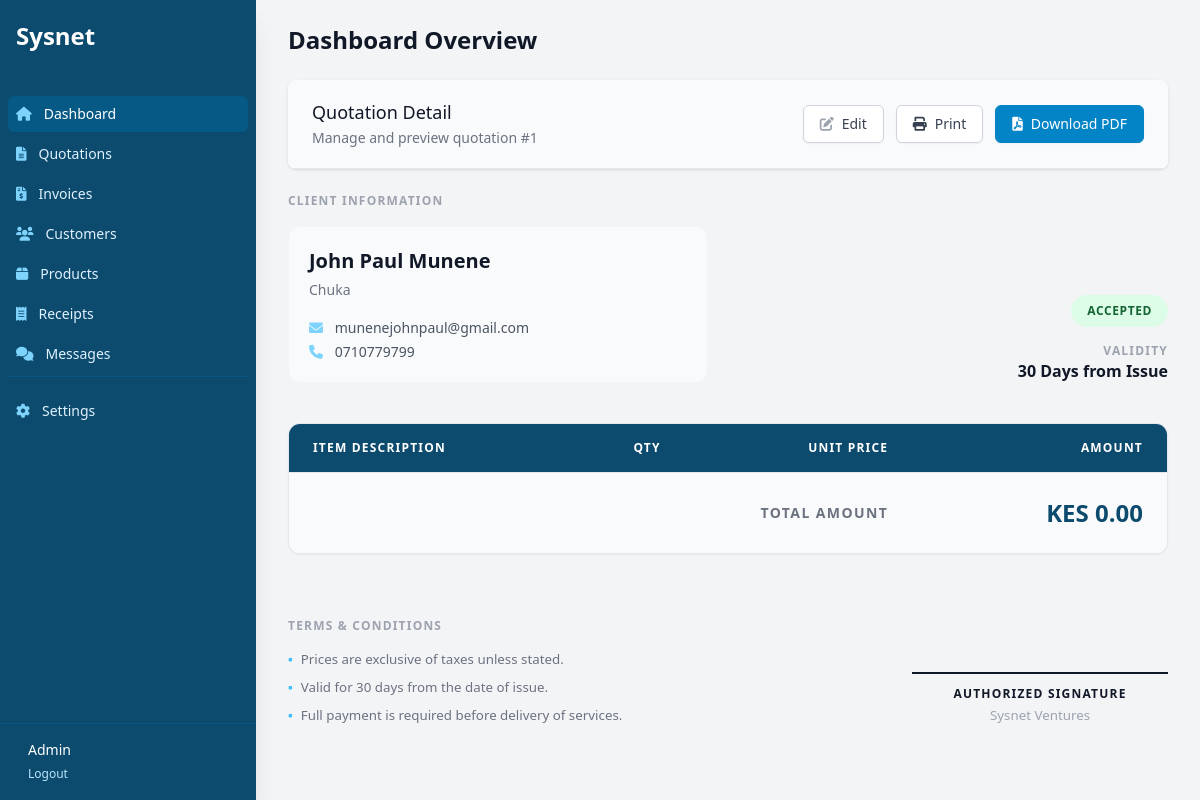
/billing/quotation/1/ (signed in), run on an earlier commit of the app's database.
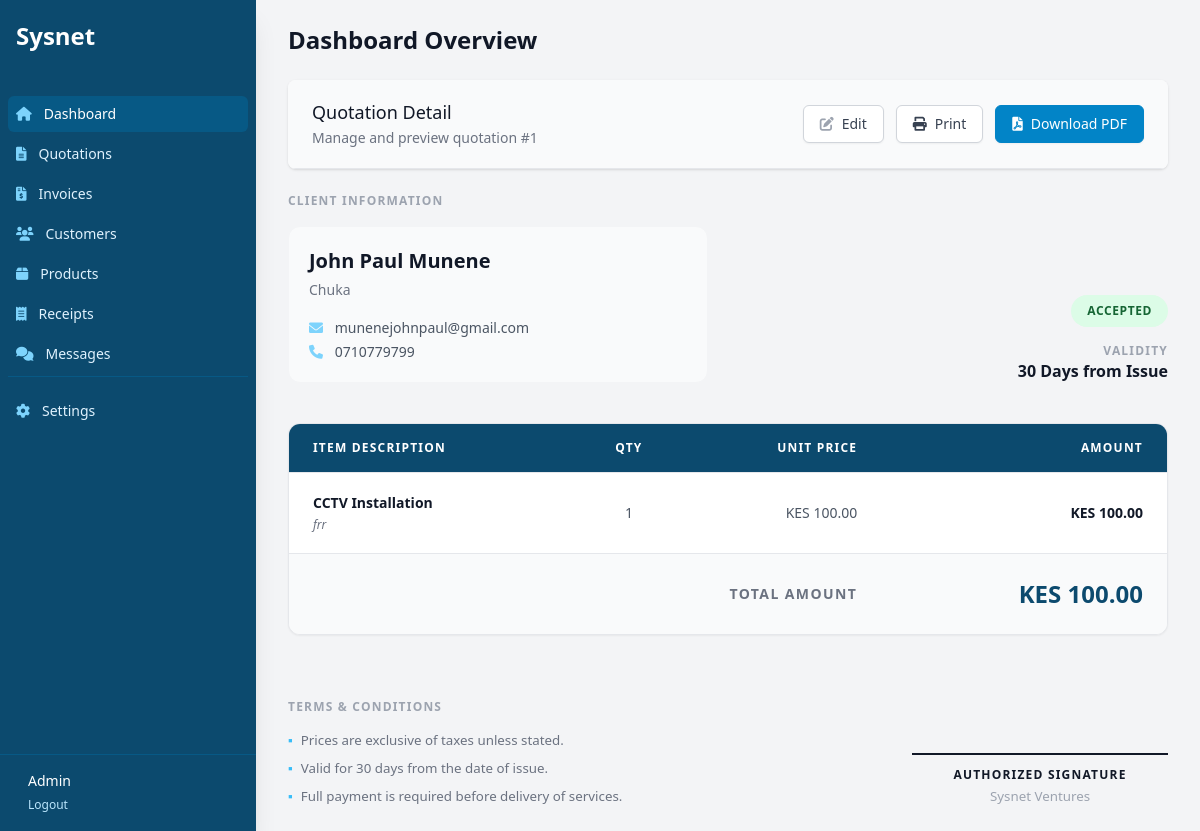
And on a later commit of the database.
### billing/models.py (models this page shows, shortened)
class Quotation(models.Model):
    DRAFT = 'draft'
    SENT = 'sent'
    ACCEPTED = 'accepted'
    REJECTED = 'rejected'
    STATUS_CHOICES = [
        (DRAFT, 'Draft'),
        (SENT, 'Sent'),
        (ACCEPTED, 'Accepted'),
        (REJECTED, 'Rejected'),
    ]
    customer = models.ForeignKey(Customer, on_delete=models.CASCADE)
    date = models.DateField(default=timezone.now)
    status = models.CharField(max_length=10, choices=STATUS_CHOICES, default=DRAFT)
    created_at = models.DateTimeField(auto_now_add=True)
    @property
    def total_amount(self):
        return self.items.aggregate(total=Sum(models.F('quantity') * models.F('unit_price')))['total'] or 0

class Customer(models.Model):
    name = models.CharField(max_length=200)
    email = models.EmailField(blank=True, null=True)
    phone = models.CharField(max_length=20, blank=True, null=True)
    address = models.TextField(blank=True, null=True)
    created_at = models.DateTimeField(auto_now_add=True)

class QuotationItem(models.Model):
    quotation = models.ForeignKey(Quotation, related_name='items', on_delete=models.CASCADE)
    product = models.ForeignKey(Product, on_delete=models.SET_NULL, null=True)
    description = models.CharField(max_length=255) # Snapshot of product name or custom desc
    quantity = models.PositiveIntegerField(default=1)
    unit_price = models.DecimalField(max_digits=10, decimal_places=2)
    @property
    def total_price(self):
        return self.quantity * self.unit_price

class Product(models.Model):
    SERVICE = 'service'
    PRODUCT = 'product'
    TYPE_CHOICES = [
        (SERVICE, 'Service'),
        (PRODUCT, 'Product'),
    ]
    name = models.CharField(max_length=200)
    description = models.TextField(blank=True, null=True)
    price = models.DecimalField(max_digits=10, decimal_places=2)
    product_type = models.CharField(max_length=10, choices=TYPE_CHOICES, default=SERVICE)

class CompanyProfile(models.Model):
    name = models.CharField(max_length=200, default="Sysnet Ventures")
    logo = models.ImageField(upload_to='logos/', blank=True, null=True)
    email = models.EmailField(blank=True)
    phone = models.CharField(max_length=20, blank=True)
    address = models.TextField(blank=True)
    website = models.URLField(blank=True)
    tax_number = models.CharField(max_length=50, blank=True, verbose_name="Tax/PIN Number")
    class Meta:
        verbose_name_plural = "Company Profile"

### billing/views.py (the view)
# urls.py: path('quotation/<int:pk>/', views.quotation_detail, name='quotation_detail'),
@login_required
def quotation_detail(request, pk):
    quotation = get_object_or_404(Quotation, pk=pk)
    company = CompanyProfile.objects.first()
    return render(request, 'billing/quotation_detail.html', {'quotation': quotation, 'company': company})

### billing/context_processors.py (called while the page is built)
def company_info(request):
    return {
        'company': CompanyProfile.objects.first()
    }

def unread_count(request):
    if request.user.is_authenticated:
        return {'unread_count': ContactMessage.objects.filter(is_read=False).count()}
    return {'unread_count': 0}

### templates/billing/quotation_detail.html (shortened to what the changed rows need)
{% extends 'billing/base_dashboard.html' %}
{% block dashboard_content %}
<div class="bg-white shadow overflow-hidden sm:rounded-lg mb-6 no-print">
    <div class="px-4 py-5 sm:px-6 flex justify-between items-center bg-gray-50 border-b border-gray-200">
        <div>
            <h3 class="text-lg leading-6 font-medium text-gray-900">Quotation Detail</h3>
            <p class="mt-1 max-w-2xl text-sm text-gray-500">Manage and preview quotation #{{ quotation.id }}</p>
        </div>
    </div>
</div>
<div class="grid grid-cols-1 md:grid-cols-2 gap-10 mb-10">
    <div>
        <div class="bg-gray-50 p-5 rounded-xl border border-gray-100">
            <p class="text-xl font-black text-gray-900 mb-1">{{ quotation.customer.name }}</p>
            <p class="text-gray-500 text-sm leading-relaxed mb-4">{{ quotation.customer.address|linebreaksbr }}</p>
            <div class="space-y-1">
                {% if quotation.customer.email %}<p class="text-sm text-gray-600"><i class="fas fa-envelope mr-2 text-brand-300"></i> {{ quotation.customer.email }}</p>{% endif %}
                {% if quotation.customer.phone %}<p class="text-sm text-gray-600"><i class="fas fa-phone mr-2 text-brand-300"></i> {{ quotation.customer.phone }}</p>{% endif %}
            </div>
        </div>
    </div>
    <div class="flex flex-col justify-end text-right">
        <div class="no-print">
             <span class="px-4 py-1.5 inline-flex text-xs leading-5 font-black rounded-full uppercase tracking-wider
                {% if quotation.status == 'accepted' %}bg-green-100 text-green-800
                {% elif quotation.status == 'rejected' %}bg-red-100 text-red-800
                {% else %}bg-blue-100 text-blue-800{% endif %}">
                {{ quotation.get_status_display }}
            </span>
        </div>
    </div>
</div>
<div class="bg-white border border-gray-200 overflow-hidden sm:rounded-xl shadow-sm mb-10">
    <table class="min-w-full divide-y divide-gray-200">
        <thead>
            <tr class="bg-brand-900">
                <th scope="col" class="px-6 py-4 text-left text-xs font-black text-white uppercase tracking-widest">Item Description</th>
                <th scope="col" class="px-6 py-4 text-center text-xs font-black text-white uppercase tracking-widest w-20">Qty</th>
                <th scope="col" class="px-6 py-4 text-right text-xs font-black text-white uppercase tracking-widest">Unit Price</th>
                <th scope="col" class="px-6 py-4 text-right text-xs font-black text-white uppercase tracking-widest">Amount</th>
            </tr>
        </thead>
        <tbody class="bg-white divide-y divide-gray-100">
            {% for item in quotation.items.all %}
            <tr class="hover:bg-gray-50 transition">
                <td class="px-6 py-5 text-sm">
                    <div class="font-bold text-gray-900">{{ item.product.name }}</div>
                    <div class="text-gray-500 mt-1 italic text-xs">{{ item.description }}</div>
                </td>
                <td class="px-6 py-5 whitespace-nowrap text-sm text-gray-600 text-center font-medium">{{ item.quantity }}</td>
                <td class="px-6 py-5 whitespace-nowrap text-sm text-gray-600 text-right font-medium">KES {{ item.unit_price|floatformat:2 }}</td>
                <td class="px-6 py-5 whitespace-nowrap text-sm text-gray-900 font-bold text-right">KES {{ item.total_price|floatformat:2 }}</td>
            </tr>
            {% endfor %}
        </tbody>
        <tfoot>
            <tr class="bg-gray-50">
                <td colspan="3" class="px-6 py-6 text-right text-sm font-black text-gray-500 uppercase tracking-widest">Total Amount</td>
                <td class="px-6 py-6 text-right text-2xl font-black text-brand-900">KES {{ quotation.total_amount|floatformat:2 }}</td>
            </tr>
        </tfoot>
    </table>
</div>
<div class="grid grid-cols-1 md:grid-cols-2 gap-10 mt-16 print-only">
    <div class="flex flex-col items-end justify-end">
        <div class="w-64 border-t-2 border-gray-900 pt-3 text-center">
            <p class="font-black text-gray-900 uppercase text-xs tracking-widest">Authorized Signature</p>
            <p class="text-[10pt] text-gray-400 mt-1">{{ company.name|default:"Sysnet Ventures" }}</p>
        </div>
    </div>
</div>
{% endblock %}

What changed in the data, as far as the page shows it:
computed for Quotation "ACCEPTED": total_amount "0.00" → "100.00"
added QuotationItem: product.name "CCTV Installation", description "frr", quantity "1", unit_price "100.00", total_price "100.00"
added CompanyProfile: name "Sysnet Ventures"
Also different on the page:
{{ company.name|default:"Sysnet Ventures" }}: "Sysnet Ventures" → (not shown)
